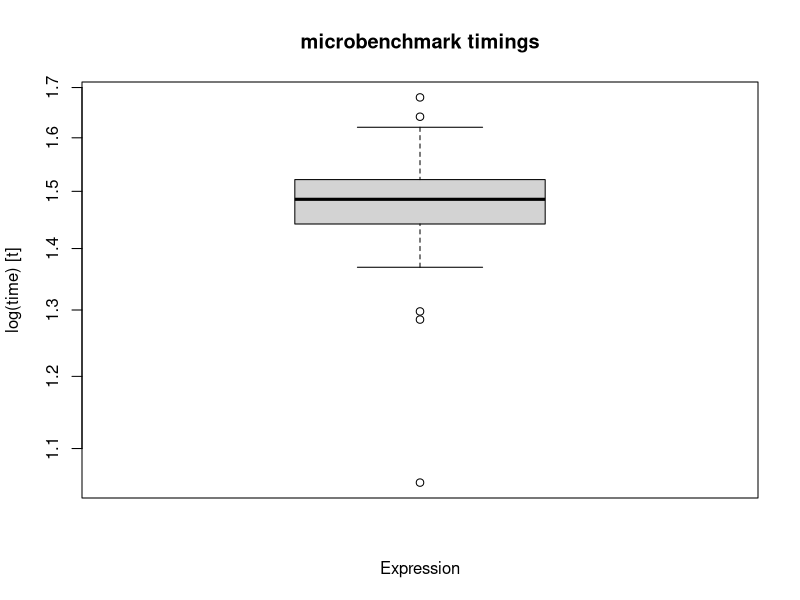
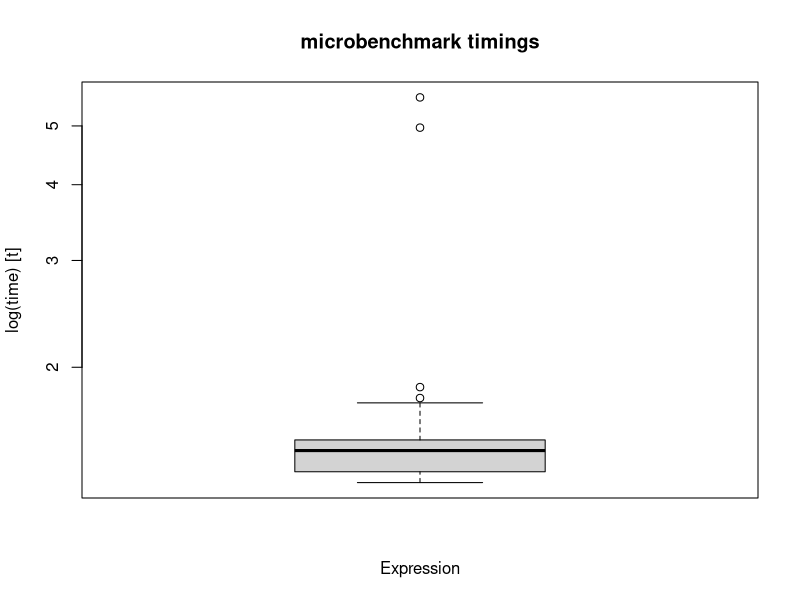
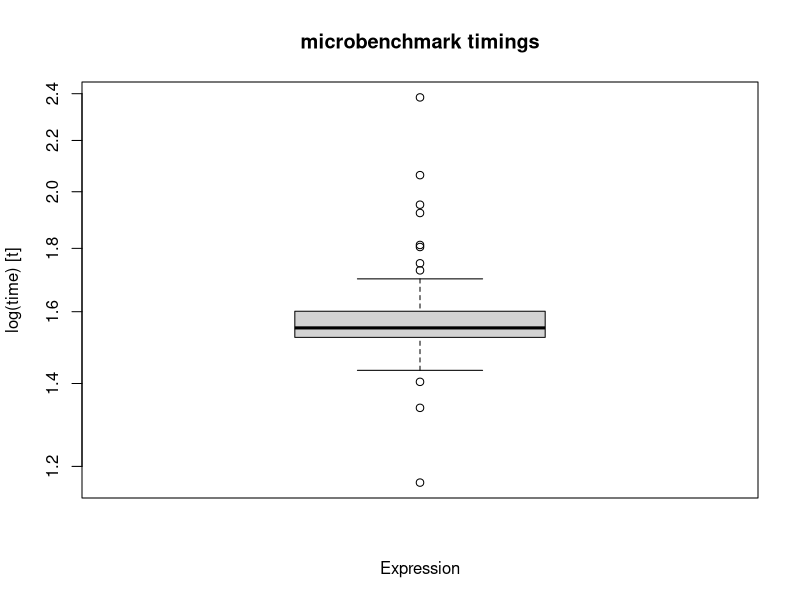

The R script that drew these images, in order:
## ---- chunk 1
knitr::opts_chunk$set(echo = TRUE)
## ---- chunk 2
#get a timestamp
tsstr <- format(Sys.time(), "%Y/%m/%d|%H:%M") # tsstr == time stamp string in form YYYYmmddHHMM
cat("Date and Time stamp:", tsstr, "\n")
# and here is a way to get the UTC time
tutc <- as.POSIXlt(Sys.time(), tz = "UTC")
print(tutc)
utctstmp <- format(tutc, "%Y/%m/%d|%H:%M")
print(utctstmp)
## ---- chunk 3
si <- sessionInfo()
si <- as.vector(si)
si
## ---- chunk 4
envron <- function(){
D1 <- as.numeric(1) # use variable to avoid constants when double precision invoked
E5 <- 10 # arbitrary scaling for additive equality tests
B9 <- 1E+35 # big number, not necessarily biggest possible
E6 <- 1 # initial value for radix 
E9 <- 1 # initial value for machine precision
D0 <- E6 
repeat{
  E9 <- E9 / 2 # start of loop to decrease estimated machine precision
  D0 <- E6 + E9 # force storage of sum into a floating-point scalar
  if (D0 <= E6) break
} # repeat reduction while (1+E9) > 1
E9 <- E9 * 2 # restore smallest E9 which gives (1 + E9) > 1
repeat {
   E6 <- E6 + 1 # try different radix values
   D0 <- E6 + E9
   if (D0 <= E6) break
} # until a shift is observed
J1 <- 1 # initial count of radix digits in mantissa
E9 <- 1 # use radix for exact machine precision
repeat {  
  E9 <- E9 / E6 # loop while dividing by radix
  J1 <- J1 + 1 # increment counter
  D0 <- D1 + E9 # add tp 1
  if (D0 <= D1) break # test and repeat until equality
}
E9 <- E9 * E6 # recover last value of machine precision
J1 <- J1 - 1 # and adjust the number of digits
mpvals<-list(eps = E9, radix = E6, ndigits = J1)
}
mp <- envron()
E9 <- mp$eps
E6 <- mp$radix
J1 <- mp$ndigits
cat("E9 = ",E9,"  -- the machine precision,  E9=MIN (X  1+X>1)\n")
cat( "E9*1E+16=", E9 * 1E+16, "\n")
cat( "E6 = ", E6,"  -- the radix of arithmetic", "\n")
cat( "J1 = ", J1,"  -- the number of radix digits in mantissa of FP numbers", "\n")
cat( "E6^(-J1+1) * 1E+16=", 1E+16*(E6^(-J1+1)), "\n")
cat(".Machine$double.eps=", .Machine$double.eps, "\n")
cat("From R  .Machine:\n")
cat("double.eps =", .Machine$double.eps, "\n", 
    "double.base =", .Machine$double.base, "\n", 
    "double.digits =", .Machine$double.digits, "\n")
## ---- chunk 5
Sys.info()
## ---- chunk 6
loopesc <- function(nn){
  ss <- 0
  for (i in 1:nn) {
    xx <- exp(sin(cos(1.0*i)))
    ss <- ss + xx
  }
  xx
}

require("microbenchmark")
# nvals<-c(1000, 10000, 100000, 1000000)
# tvals<-rep(NA, length(nvals))
# i<-0
# for (nn in nvals) {
#   i <- i + 1
#   cat(nn, "\n")
  nn <- 10000
  library(compiler)
  le <- cmpfun(loopesc)
  te <- microbenchmark(le(nn), unit='us')
  print(te)
  boxplot(te)
  tt <- microbenchmark(loopesc(nn), unit = 'us')
  print(tt)
  boxplot(tt)
#  ht<-hist(tt$time)
#  plot(ht, main="Histogram of loopesc times")
  tt2 <- microbenchmark(loopesc(nn), unit = 'us', control=list(warmup=2))
  print(tt2)
  boxplot(tt2)

#  ht2<-hist(tt2$time)
#  plot(ht2, main="Histogram of loopesc times after 2 warmup cycles")
# }
# plot(log10(nvals), log(tvals))
## ---- chunk 7

